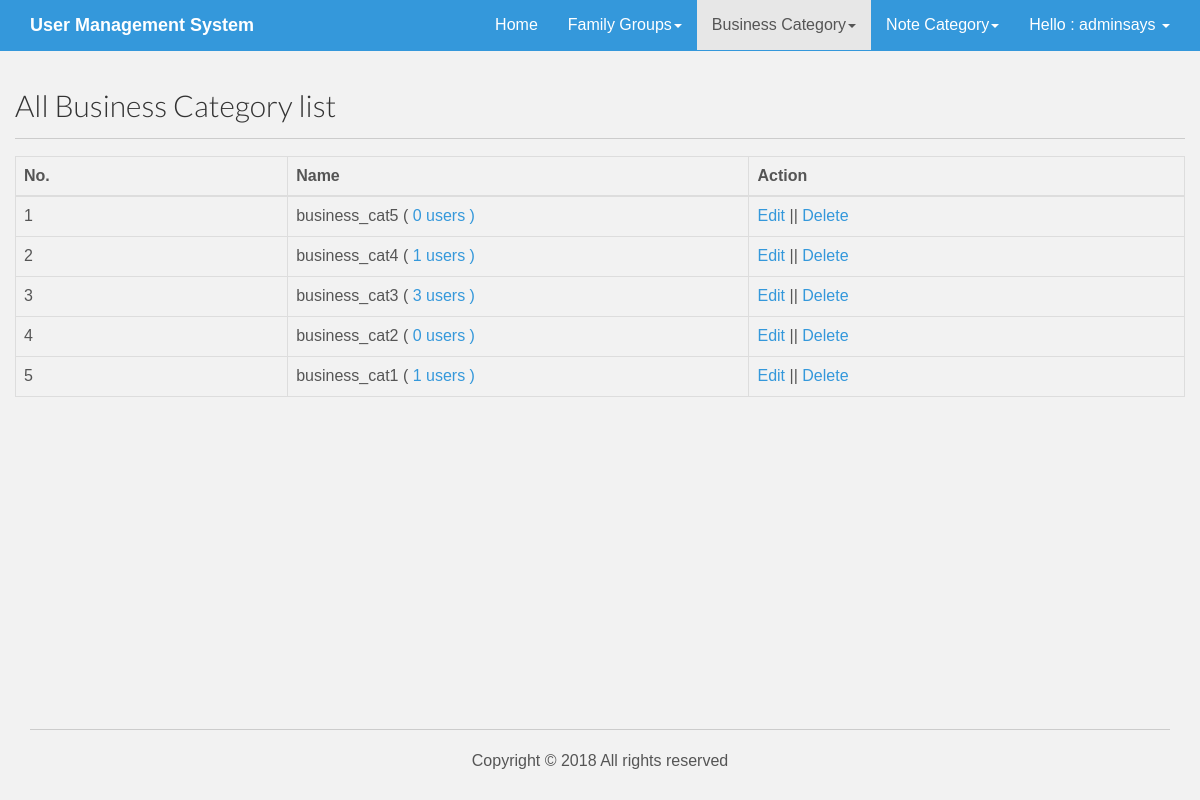
The app's page /admin/business.php (signed in) with its own data.
### tables this page shows
CREATE TABLE `tbl_business` (
  `id` int(16) NOT NULL,
  `name` varchar(255) NOT NULL
);

### lib/Database.php (called while the page is built, shortened)
<?php
Class Database{
	public $host   = DB_HOST;
	public $user   = DB_USER;
	public $pass   = DB_PASS;
	public $dbname = DB_NAME;
	public $link;
	private function connectDB(){
	$this->link = new mysqli($this->host, $this->user, $this->pass, $this->dbname);
 }
	public function select($query){
		$result = $this->link->query($query) or die($this->link->error.__LINE__);
		if($result->num_rows > 0){
			return $result;
		} else {
			return false;
		}
	}
}

### admin/business.php (the view, shortened to what this page needs)
<?php include 'inc/header.php'; ?>
    <div class="container">
      <div class="row">
        <h2>All Business Category list</h2><hr>
             <?php
          $query = "SELECT * from tbl_business  order by id DESC";
          $users = $db->select($query);
          if($users){ ?>
            <table class="table table-bordered" id="example">
                <thead>
                  <tr>
                    <th width="5%">No.</th>
                    <th width="8%">Name</th>
                    <th width="8%">Action</th>
                  </tr>
                </thead>
                <tbody>
                    <?php $i=0;
                      while ($result = $users->fetch_assoc()) { $i++; $count = 0;$business_id = $result['id'];?>
                        <tr class="odd gradeX">
                          <td><?php echo $i; ?></td>
                          <?php
                $query = "select * from tbl_users where business_id='$business_id'";
                $singleuser = $db->select($query);
                if($singleuser){
                     $count =  ($singleuser->num_rows);
                 } ?>
                         <td><?php echo $result['name']; ?><?php echo ' ( <a href="usersbybusiness.php?id='.$business_id.'"> '.$count .' users ) </a> '; ?></td>
                          <td><a href="editbusiness.php?id=<?php echo $result['id']; ?>">Edit</a> || <a onclick="return confirm('Are you sure to delete');" href="?delbusiness=<?php echo $result['id']; ?>">Delete</a></td>
                        <?php } ?>
                </tbody>
              </table>
               <?php
                    }else{
                      echo '<center><h2 style="color:red">No user request found...</h2></center>';
                    }
                     ?>
      </div>
    </div>
<?php include 'inc/footer.php'; ?>

### assets/css/main.css (style rules this page uses)
body { background-color: #f2f2f2; font-family: 'Lato', sans-serif; font-weight: 300; font-size: 16px; color: #555; -webkit-font-smoothing: antialiased; -webkit-overflow-scrolling: touch; }
h1, h2, h3, h4, h5, h6 { font-family: 'Lato', sans-serif; font-weight: 300; color: #333; }
a { color: #3498db; word-wrap: break-word; -webkit-transition: color 0.1s ease-in, background 0.1s ease-in; -moz-transition: color 0.1s ease-in, background 0.1s ease-in; -ms-transition: color 0.1s ease-in, background 0.1s ease-in; -o-transition: color 0.1s ease-in, background 0.1s ease-in; transition: color 0.1s ease-in, background 0.1s ease-in; }
a:before, a:after { -webkit-transition: color 0.1s ease-in, background 0.1s ease-in; -moz-transition: color 0.1s ease-in, background 0.1s ease-in; -ms-transition: color 0.1s ease-in, background 0.1s ease-in; -o-transition: color 0.1s ease-in, background 0.1s ease-in; transition: color 0.1s ease-in, background 0.1s ease-in; }
hr { display: block; height: 1px; border: 0; border-top: 1px solid #ccc; margin: 1em 0; padding: 0; }
html, body { margin:0; padding:0; height:100%; }

### admin/inc/header.php (style rules this page uses)
* { box-sizing: border-box; }
body { margin: 0; font-family: Arial, Helvetica, sans-serif; }

### records on screen
tbl_business: name "business_cat5", count "0"
tbl_business: name "business_cat4", count "1"
tbl_business: name "business_cat3", count "3"
tbl_business: name "business_cat2", count "0"
tbl_business: name "business_cat1", count "1"

### other values on screen
Session::get('username') "adminsays"
